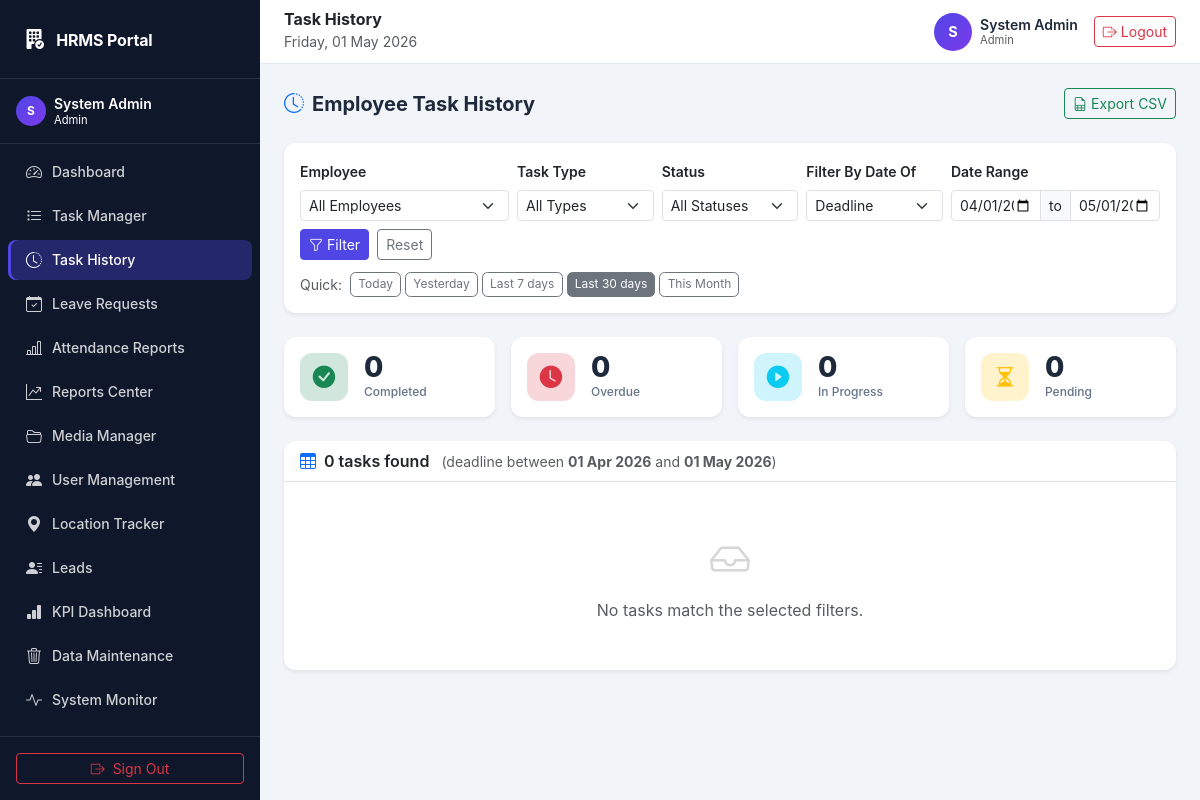
The app's page /admin_task_history.php (signed in) with its own data.
### tables this page shows
CREATE TABLE `users` (
  `id`                   INT UNSIGNED     NOT NULL AUTO_INCREMENT,
  `name`                 VARCHAR(100)     NOT NULL,
  `email`                VARCHAR(150)     NOT NULL,
  `password`             VARCHAR(255)     NOT NULL,
  `role`                 ENUM('admin','office_staff','field_worker') NOT NULL DEFAULT 'office_staff',
  `office_ip_restricted` TINYINT(1)       NOT NULL DEFAULT 1
                           COMMENT '1 = enforce IP check at check-in',
  `is_active`            TINYINT(1)       NOT NULL DEFAULT 1,
  `created_at`           TIMESTAMP        NOT NULL DEFAULT CURRENT_TIMESTAMP,
  `updated_at`           TIMESTAMP        NOT NULL DEFAULT CURRENT_TIMESTAMP
                           ON UPDATE CURRENT_TIMESTAMP,
  PRIMARY KEY (`id`),
  UNIQUE KEY `uq_email` (`email`)
);

### admin_task_history.php (the view, shortened to what the rows shown need)
<?php
require_once __DIR__ . '/auth.php';
require_once __DIR__ . '/db_connect.php';
$user = getCurrentUser();
$counts = ['completed' => 0, 'in_progress' => 0, 'pending' => 0, 'overdue' => 0];
include __DIR__ . '/includes/header.php';
?>
<div class="row g-3 mb-4">
  <div class="col-6 col-md-3">
    <div class="card border-0 shadow-sm stat-card">
      <div class="card-body d-flex align-items-center gap-3">
        <div>
          <div class="stat-value"><?= $counts['completed'] ?></div>
          <div class="stat-label">Completed</div>
        </div>
      </div>
    </div>
  </div>
  <div class="col-6 col-md-3">
    <div class="card border-0 shadow-sm stat-card">
      <div class="card-body d-flex align-items-center gap-3">
        <div>
          <div class="stat-value"><?= $counts['overdue'] ?></div>
          <div class="stat-label">Overdue</div>
        </div>
      </div>
    </div>
  </div>
  <div class="col-6 col-md-3">
    <div class="card border-0 shadow-sm stat-card">
      <div class="card-body d-flex align-items-center gap-3">
        <div>
          <div class="stat-value"><?= $counts['in_progress'] ?></div>
          <div class="stat-label">In Progress</div>
        </div>
      </div>
    </div>
  </div>
  <div class="col-6 col-md-3">
    <div class="card border-0 shadow-sm stat-card">
      <div class="card-body d-flex align-items-center gap-3">
        <div>
          <div class="stat-value"><?= $counts['pending'] ?></div>
          <div class="stat-label">Pending</div>
        </div>
      </div>
    </div>
  </div>
</div>
<?php include __DIR__ . '/includes/footer.php'; ?>

### includes/header.php (shortened to what the rows shown need)
<?php
$role = $user['role'];
?>
<!DOCTYPE html>
<html lang="en">
<head>
  <link href="assets/vendor/bootstrap.min.css" rel="stylesheet">
  <link href="assets/vendor/bootstrap-icons.min.css" rel="stylesheet">
  <link href="assets/css/style.css" rel="stylesheet">
</head>
<body class="hrms-app" data-role="<?= h($role) ?>" data-userid="<?= (int)$user['id'] ?>">
    <?php include __DIR__ . '/sidebar_nav.php'; ?>
<aside class="hrms-sidebar hrms-sidebar-fixed d-none d-lg-flex flex-column text-white">
  <?php include __DIR__ . '/sidebar_nav.php'; ?>
</aside>
<div class="hrms-main">
  <header class="hrms-header d-none d-lg-flex align-items-center px-4 gap-3">
    <div class="ms-auto d-flex align-items-center gap-3">
      <div class="d-flex align-items-center gap-2">
        <div class="avatar-circle">
          <?= strtoupper(substr($user['name'], 0, 1)) ?>
        </div>
        <div class="lh-sm">
          <div class="fw-semibold small"><?= h($user['name']) ?></div>
          <div class="text-muted" style="font-size:.7rem"><?= ucfirst(str_replace('_',' ',$role)) ?></div>
        </div>
      </div>
    </div>
  </header>
  <main class="hrms-content p-3 p-md-4">

### includes/sidebar_nav.php (shortened to what the rows shown need)
<?php
$role        = $user['role'];
?>
<div class="px-3 py-3 border-bottom border-white border-opacity-10">
  <div class="d-flex align-items-center gap-2">
    <div class="avatar-circle avatar-sm flex-shrink-0">
      <?= strtoupper(substr($user['name'], 0, 1)) ?>
    </div>
    <div class="lh-sm overflow-hidden">
      <div class="fw-semibold small text-truncate"><?= h($user['name']) ?></div>
      <div class="opacity-60" style="font-size:.7rem">
        <?= ucfirst(str_replace('_', ' ', $role)) ?>
      </div>
    </div>
  </div>
</div>

### records on screen
users: name "S", name "System Admin", role "Admin", office_ip_restricted "0"

### other values on screen
SITE_NAME "HRMS Portal"
$item['label'] "Dashboard"
$item['label'] "Task Manager"
$item['label'] "Task History"
$item['label'] "Leave Requests"
$item['label'] "Attendance Reports"
$item['label'] "Reports Center"
$item['label'] "Media Manager"
$item['label'] "User Management"
$item['label'] "Location Tracker"
$item['label'] "Leads"
$item['label'] "KPI Dashboard"
$item['label'] "Data Maintenance"
$item['label'] "System Monitor"
$pageTitle "Task History"
